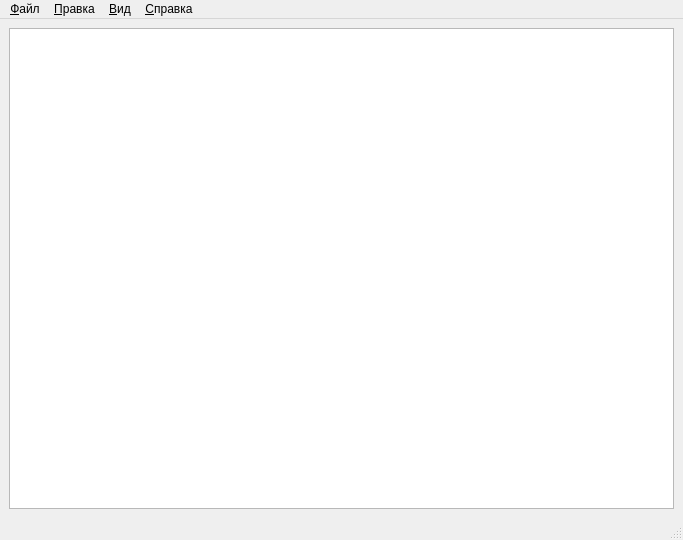
<?xml version="1.0" encoding="UTF-8"?>
<ui version="4.0">
 <class>TextEditor</class>
 <widget class="QMainWindow" name="TextEditor">
  <property name="geometry">
   <rect>
    <x>0</x>
    <y>0</y>
    <width>683</width>
    <height>540</height>
   </rect>
  </property>
  <property name="windowTitle">
   <string>TextEditor[*]</string>
  </property>
  <widget class="QWidget" name="centralwidget">
   <layout class="QGridLayout" name="gridLayout">
    <item row="0" column="0">
     <widget class="QTextEdit" name="textEdit"/>
    </item>
   </layout>
  </widget>
  <widget class="QMenuBar" name="menubar">
   <property name="geometry">
    <rect>
     <x>0</x>
     <y>0</y>
     <width>683</width>
     <height>22</height>
    </rect>
   </property>
   <widget class="QMenu" name="menu">
    <property name="title">
     <string>&amp;Файл</string>
    </property>
    <addaction name="actionNew"/>
    <addaction name="actionOpen"/>
    <addaction name="separator"/>
    <addaction name="actionSave"/>
    <addaction name="actionSaveAs"/>
    <addaction name="actionClose"/>
    <addaction name="separator"/>
    <addaction name="actionExit"/>
   </widget>
   <widget class="QMenu" name="menu_2">
    <property name="title">
     <string>&amp;Вид</string>
    </property>
    <addaction name="actionSelectFont"/>
   </widget>
   <widget class="QMenu" name="menu_3">
    <property name="title">
     <string>&amp;Справка</string>
    </property>
    <addaction name="actionAbout"/>
    <addaction name="actionAboutQt"/>
   </widget>
   <widget class="QMenu" name="menu_4">
    <property name="title">
     <string>&amp;Правка</string>
    </property>
    <addaction name="actionCut"/>
    <addaction name="actionCopy"/>
    <addaction name="actionPaste"/>
    <addaction name="actionUndo"/>
    <addaction name="actionRedo"/>
   </widget>
   <addaction name="menu"/>
   <addaction name="menu_4"/>
   <addaction name="menu_2"/>
   <addaction name="menu_3"/>
  </widget>
  <widget class="QStatusBar" name="statusbar"/>
  <action name="actionNew">
   <property name="icon">
    <iconset resource="icons.qrc">
     <normaloff>:/icons/resources/new.png</normaloff>:/icons/resources/new.png</iconset>
   </property>
   <property name="text">
    <string>&amp;Создать</string>
   </property>
   <property name="toolTip">
    <string>Создать новый документ</string>
   </property>
   <property name="shortcut">
    <string>Ctrl+N</string>
   </property>
  </action>
  <action name="actionClose">
   <property name="text">
    <string>&amp;Закрыть</string>
   </property>
   <property name="toolTip">
    <string>Закрыть текущее окно</string>
   </property>
   <property name="shortcut">
    <string>Ctrl+W</string>
   </property>
  </action>
  <action name="actionExit">
   <property name="text">
    <string>&amp;Выход</string>
   </property>
   <property name="toolTip">
    <string>Закрыть приложение</string>
   </property>
  </action>
  <action name="actionSelectFont">
   <property name="text">
    <string>Выбрать шрифт</string>
   </property>
   <property name="toolTip">
    <string>Select the display font</string>
   </property>
  </action>
  <action name="actionAbout">
   <property name="text">
    <string>О прогамме</string>
   </property>
  </action>
  <action name="actionAboutQt">
   <property name="text">
    <string>О Qt</string>
   </property>
  </action>
  <action name="actionCut">
   <property name="icon">
    <iconset resource="icons.qrc">
     <normaloff>:/icons/resources/cut.png</normaloff>:/icons/resources/cut.png</iconset>
   </property>
   <property name="text">
    <string>Вырезать</string>
   </property>
   <property name="toolTip">
    <string>Cut</string>
   </property>
   <property name="shortcut">
    <string>Ctrl+X</string>
   </property>
  </action>
  <action name="actionCopy">
   <property name="icon">
    <iconset resource="icons.qrc">
     <normaloff>:/icons/resources/copy.png</normaloff>:/icons/resources/copy.png</iconset>
   </property>
   <property name="text">
    <string>Копировать</string>
   </property>
   <property name="toolTip">
    <string>Copy</string>
   </property>
   <property name="shortcut">
    <string>Ctrl+C</string>
   </property>
  </action>
  <action name="actionPaste">
   <property name="icon">
    <iconset resource="icons.qrc">
     <normaloff>:/icons/resources/paste.png</normaloff>:/icons/resources/paste.png</iconset>
   </property>
   <property name="text">
    <string>Вставить</string>
   </property>
   <property name="toolTip">
    <string>Paste</string>
   </property>
   <property name="shortcut">
    <string>Ctrl+V</string>
   </property>
  </action>
  <action name="actionUndo">
   <property name="text">
    <string>Назад</string>
   </property>
   <property name="toolTip">
    <string>Undo the last action</string>
   </property>
   <property name="shortcut">
    <string>Ctrl+Z</string>
   </property>
  </action>
  <action name="actionRedo">
   <property name="text">
    <string>Вперед</string>
   </property>
   <property name="toolTip">
    <string>Redo the last action</string>
   </property>
   <property name="shortcut">
    <string>Ctrl+Y</string>
   </property>
  </action>
  <action name="actionOpen">
   <property name="icon">
    <iconset resource="icons.qrc">
     <normaloff>:/icons/resources/open.png</normaloff>:/icons/resources/open.png</iconset>
   </property>
   <property name="text">
    <string>&amp;Открыть</string>
   </property>
   <property name="toolTip">
    <string>Open a document</string>
   </property>
   <property name="shortcut">
    <string>Ctrl+O</string>
   </property>
  </action>
  <action name="actionSave">
   <property name="icon">
    <iconset resource="icons.qrc">
     <normaloff>:/icons/resources/save.png</normaloff>:/icons/resources/save.png</iconset>
   </property>
   <property name="text">
    <string>&amp;Сохранить</string>
   </property>
   <property name="toolTip">
    <string>Save file</string>
   </property>
   <property name="shortcut">
    <string>Ctrl+S</string>
   </property>
  </action>
  <action name="actionSaveAs">
   <property name="text">
    <string>&amp;Сохранить как...</string>
   </property>
   <property name="toolTip">
    <string>Save document as</string>
   </property>
   <property name="shortcut">
    <string>Ctrl+Shift+S</string>
   </property>
  </action>
 </widget>
 <resources>
  <include location="icons.qrc"/>
 </resources>
 <connections/>
</ui>
